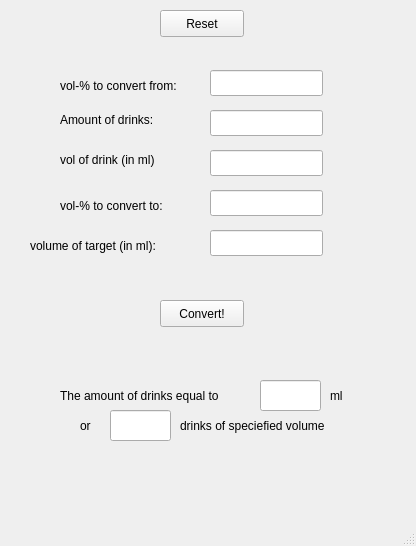
<?xml version="1.0" encoding="UTF-8"?>
<ui version="4.0">
 <class>PockerCalculator</class>
 <widget class="QMainWindow" name="PockerCalculator">
  <property name="geometry">
   <rect>
    <x>0</x>
    <y>0</y>
    <width>416</width>
    <height>546</height>
   </rect>
  </property>
  <property name="windowTitle">
   <string>PockerCalculator</string>
  </property>
  <widget class="QWidget" name="centralwidget">
   <widget class="QLabel" name="label">
    <property name="geometry">
     <rect>
      <x>60</x>
      <y>70</y>
      <width>151</width>
      <height>31</height>
     </rect>
    </property>
    <property name="text">
     <string>vol-% to convert from:</string>
    </property>
   </widget>
   <widget class="QLineEdit" name="txtVolFrom">
    <property name="geometry">
     <rect>
      <x>210</x>
      <y>70</y>
      <width>113</width>
      <height>26</height>
     </rect>
    </property>
   </widget>
   <widget class="QLineEdit" name="txtVolPercTo">
    <property name="geometry">
     <rect>
      <x>210</x>
      <y>190</y>
      <width>113</width>
      <height>26</height>
     </rect>
    </property>
    <property name="text">
     <string/>
    </property>
   </widget>
   <widget class="QLabel" name="label_2">
    <property name="geometry">
     <rect>
      <x>60</x>
      <y>190</y>
      <width>151</width>
      <height>31</height>
     </rect>
    </property>
    <property name="text">
     <string>vol-% to convert to:</string>
    </property>
   </widget>
   <widget class="QPushButton" name="btnConvert">
    <property name="geometry">
     <rect>
      <x>160</x>
      <y>300</y>
      <width>84</width>
      <height>27</height>
     </rect>
    </property>
    <property name="text">
     <string>Convert!</string>
    </property>
   </widget>
   <widget class="QPushButton" name="btnReset">
    <property name="geometry">
     <rect>
      <x>160</x>
      <y>10</y>
      <width>84</width>
      <height>27</height>
     </rect>
    </property>
    <property name="text">
     <string>Reset</string>
    </property>
   </widget>
   <widget class="QLineEdit" name="txtDrinkAmount">
    <property name="geometry">
     <rect>
      <x>210</x>
      <y>110</y>
      <width>113</width>
      <height>26</height>
     </rect>
    </property>
    <property name="text">
     <string/>
    </property>
   </widget>
   <widget class="QLabel" name="label_3">
    <property name="geometry">
     <rect>
      <x>60</x>
      <y>100</y>
      <width>150</width>
      <height>40</height>
     </rect>
    </property>
    <property name="text">
     <string>Amount of drinks:</string>
    </property>
   </widget>
   <widget class="QLabel" name="label_4">
    <property name="geometry">
     <rect>
      <x>60</x>
      <y>140</y>
      <width>150</width>
      <height>40</height>
     </rect>
    </property>
    <property name="text">
     <string>vol of drink (in ml)</string>
    </property>
   </widget>
   <widget class="QLineEdit" name="txtVolOfSingleDrink">
    <property name="geometry">
     <rect>
      <x>210</x>
      <y>150</y>
      <width>113</width>
      <height>26</height>
     </rect>
    </property>
    <property name="text">
     <string/>
    </property>
   </widget>
   <widget class="QLineEdit" name="txtEqualDrinks">
    <property name="geometry">
     <rect>
      <x>260</x>
      <y>380</y>
      <width>61</width>
      <height>31</height>
     </rect>
    </property>
    <property name="text">
     <string/>
    </property>
    <property name="readOnly">
     <bool>true</bool>
    </property>
   </widget>
   <widget class="QLabel" name="label_5">
    <property name="geometry">
     <rect>
      <x>60</x>
      <y>380</y>
      <width>201</width>
      <height>31</height>
     </rect>
    </property>
    <property name="text">
     <string>The amount of drinks equal to</string>
    </property>
   </widget>
   <widget class="QLabel" name="label_6">
    <property name="geometry">
     <rect>
      <x>330</x>
      <y>380</y>
      <width>41</width>
      <height>31</height>
     </rect>
    </property>
    <property name="text">
     <string>ml</string>
    </property>
   </widget>
   <widget class="QLineEdit" name="txtVolTarget">
    <property name="geometry">
     <rect>
      <x>210</x>
      <y>230</y>
      <width>113</width>
      <height>26</height>
     </rect>
    </property>
    <property name="text">
     <string/>
    </property>
   </widget>
   <widget class="QLabel" name="label_8">
    <property name="geometry">
     <rect>
      <x>30</x>
      <y>230</y>
      <width>161</width>
      <height>31</height>
     </rect>
    </property>
    <property name="text">
     <string>volume of target (in ml):</string>
    </property>
   </widget>
   <widget class="QLineEdit" name="txtTargetamount">
    <property name="geometry">
     <rect>
      <x>110</x>
      <y>410</y>
      <width>61</width>
      <height>31</height>
     </rect>
    </property>
    <property name="text">
     <string/>
    </property>
    <property name="readOnly">
     <bool>true</bool>
    </property>
   </widget>
   <widget class="QLabel" name="label_10">
    <property name="geometry">
     <rect>
      <x>80</x>
      <y>410</y>
      <width>41</width>
      <height>31</height>
     </rect>
    </property>
    <property name="text">
     <string>or</string>
    </property>
   </widget>
   <widget class="QLabel" name="label_11">
    <property name="geometry">
     <rect>
      <x>180</x>
      <y>410</y>
      <width>181</width>
      <height>31</height>
     </rect>
    </property>
    <property name="text">
     <string>drinks of speciefied volume</string>
    </property>
   </widget>
  </widget>
  <widget class="QMenuBar" name="menubar">
   <property name="geometry">
    <rect>
     <x>0</x>
     <y>0</y>
     <width>416</width>
     <height>24</height>
    </rect>
   </property>
  </widget>
  <widget class="QStatusBar" name="statusbar"/>
 </widget>
 <resources/>
 <connections/>
</ui>
